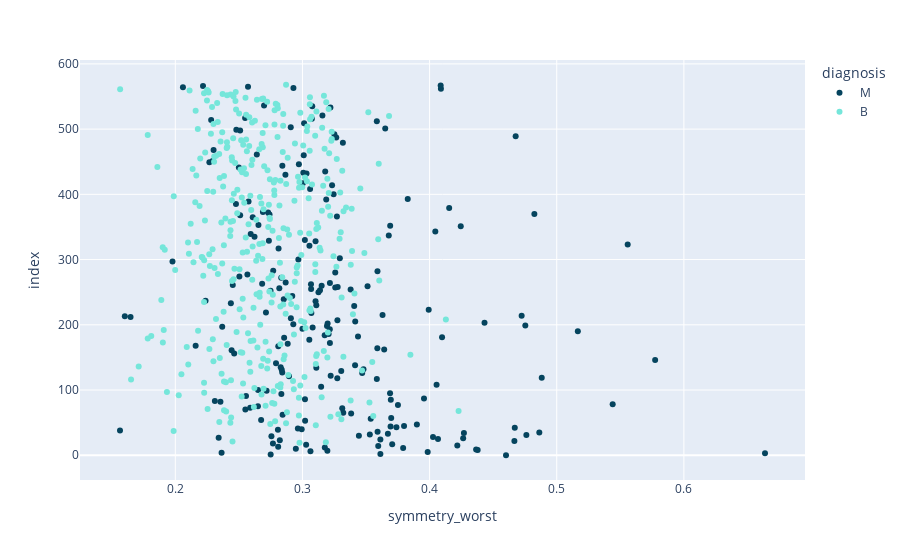

The notebook cell this image was saved under:
### Code cell
px.scatter(data_frame=ds,x='symmetry_worst',color='diagnosis',color_discrete_sequence=['#05445E','#75E6DA'])

### Figure 1 — Plotly figure (JSON) as saved in the notebook; plotly's stock layout.template omitted (floating-point values rounded to 4 significant figures; data arrays with more than 128 entries replaced by an {"elided": "..."} marker saying what was removed)
{"data": [{"hovertemplate": "diagnosis=M<br>symmetry_worst=%{x}<br>index=%{y}<extra></extra>", "legendgroup": "M", "marker": {"color": "#05445E", "symbol": "circle"}, "mode": "markers", "name": "M", "orientation": "h", "showlegend": true, "type": "scatter", "x": {"elided": "212 float values"}, "xaxis": "x", "y": {"elided": "212 int values"}, "yaxis": "y"}, {"hovertemplate": "diagnosis=B<br>symmetry_worst=%{x}<br>index=%{y}<extra></extra>", "legendgroup": "B", "marker": {"color": "#75E6DA", "symbol": "circle"}, "mode": "markers", "name": "B", "orientation": "h", "showlegend": true, "type": "scatter", "x": {"elided": "357 float values"}, "xaxis": "x", "y": {"elided": "357 int values"}, "yaxis": "y"}], "layout": {"autosize": true, "legend": {"title": {"text": "diagnosis"}, "tracegroupgap": 0}, "margin": {"t": 60}, "xaxis": {"anchor": "y", "autorange": true, "domain": [0, 1], "range": [0.1257, 0.6946], "title": {"text": "symmetry_worst"}, "type": "linear"}, "yaxis": {"anchor": "x", "autorange": true, "domain": [0, 1], "range": [-43.98, 612.0], "title": {"text": "index"}, "type": "linear"}}}
